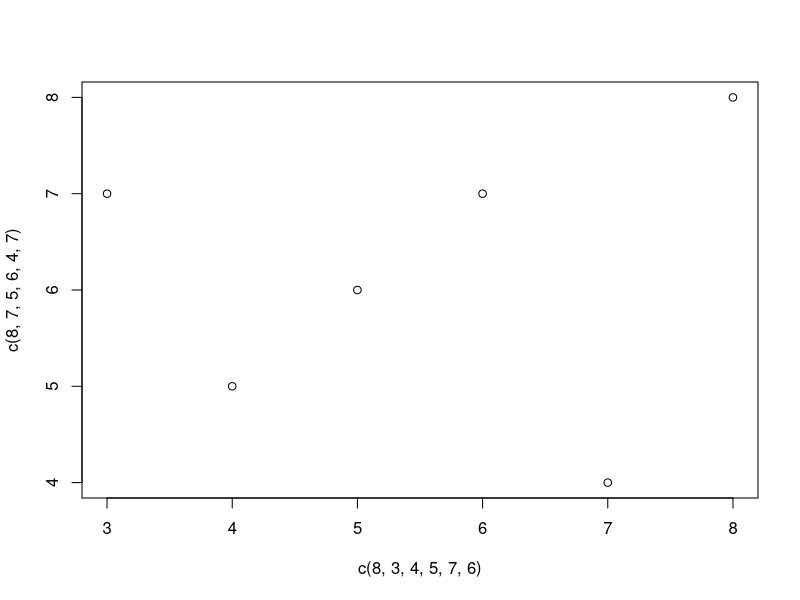
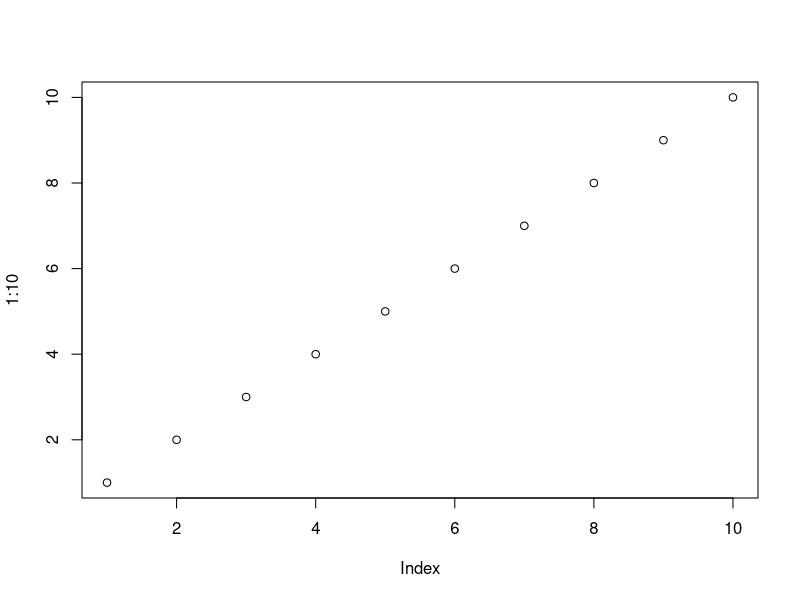
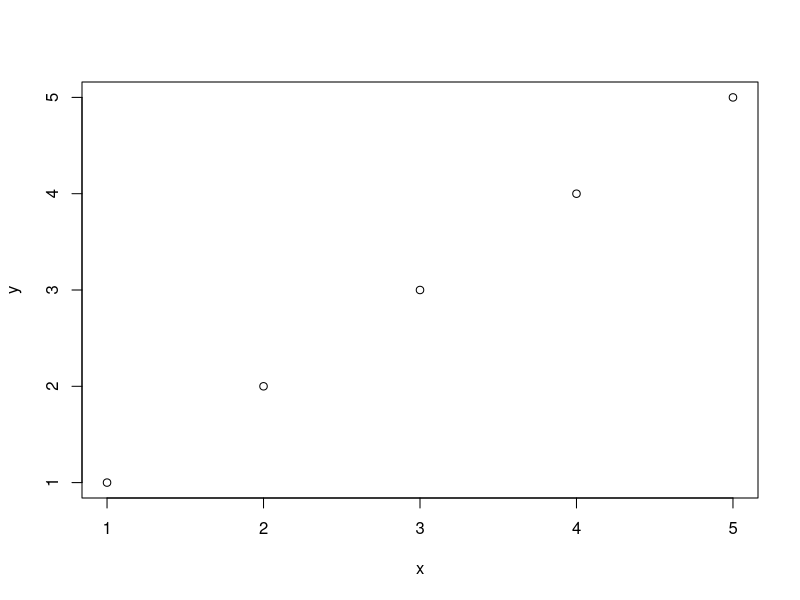
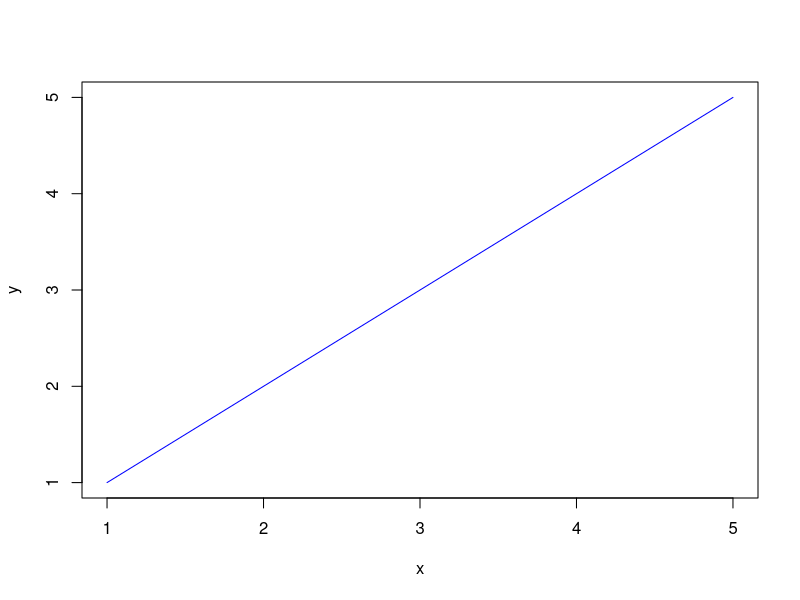
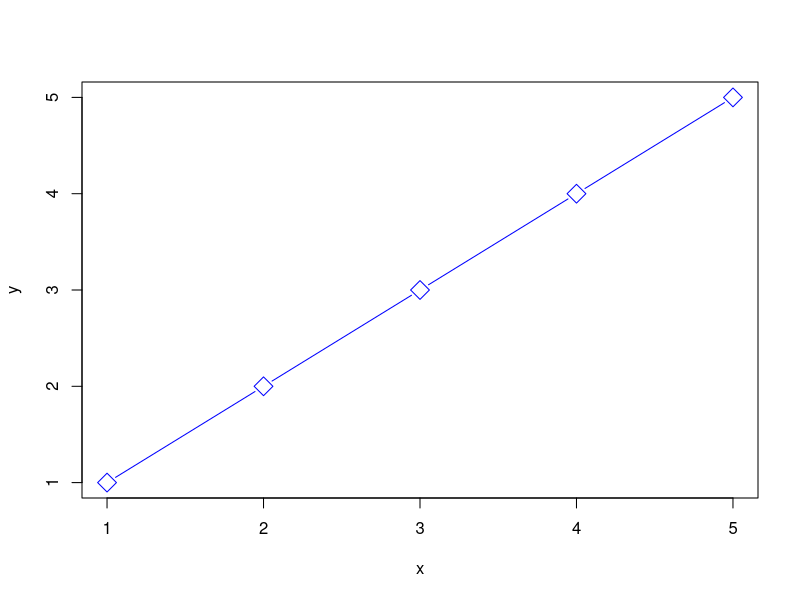
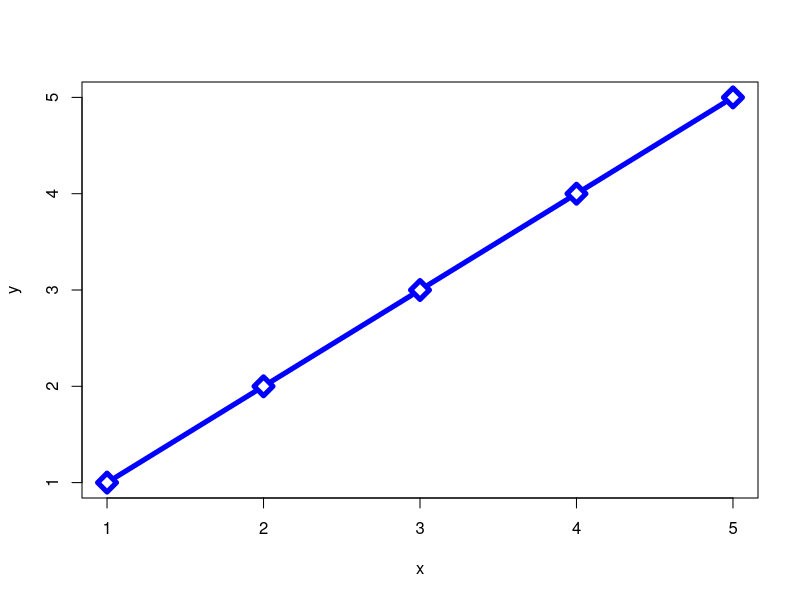
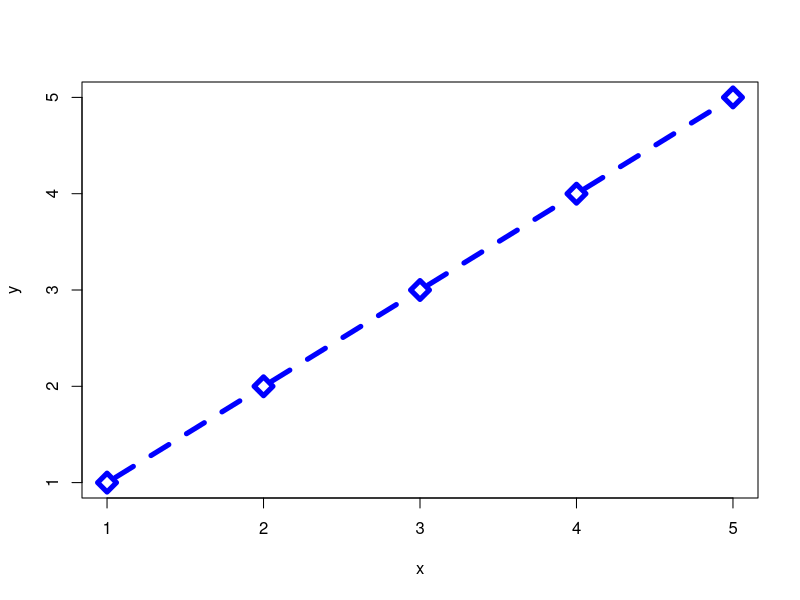

Here is the R script that generated these plots, in order:
plot(c(8, 3, 4, 5, 7, 6), c(8, 7, 5, 6, 4, 7))
plot(1:10)


# draw a line
x <- c(1, 2, 3, 4, 5)
y <- c(1, 2, 3, 4, 5)
plot(x, y)

# draw a line
x <- c(1, 2, 3, 4, 5)
y <- c(1, 2, 3, 4, 5)
plot(x, y, type = "l", col= "blue")


# draw a line
plot(x, y, type = "b", col= "blue", pch=23, cex=2)

# line width
plot(x, y, type = "b", col= "blue", pch=23, cex=2, lwd=5)

# line style
plot(x, y, type = "b", col= "blue", pch=23, cex=2, lwd=5, lty=2)

